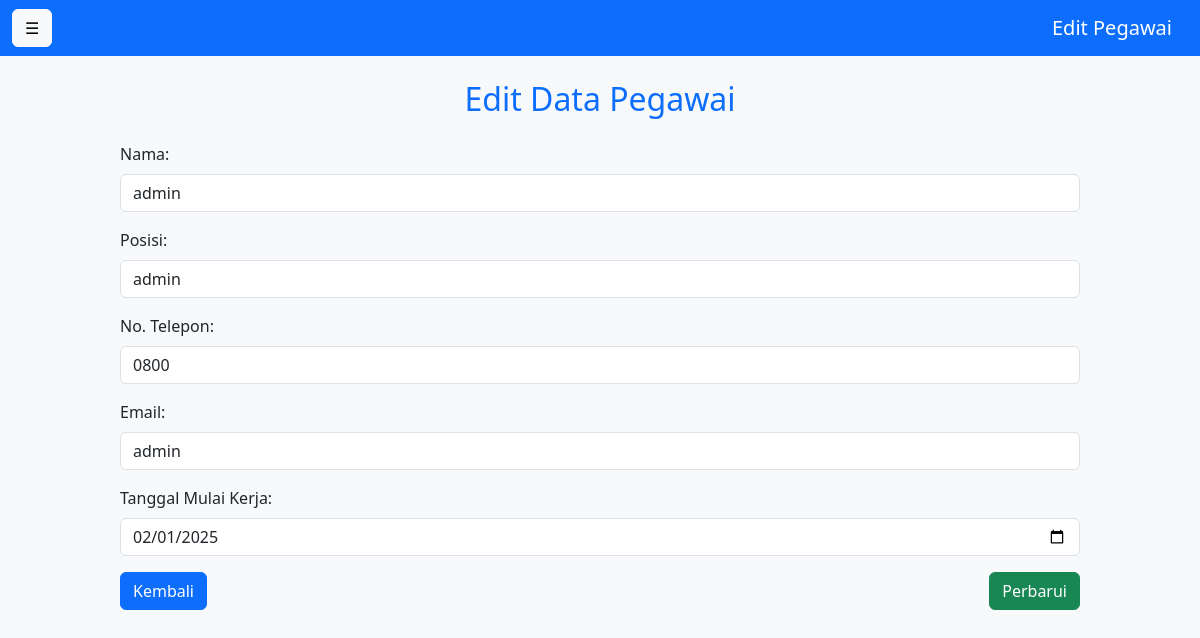
The app's page /pages/edit_employee.php?employee_id=2 with its own data.
### tables this page shows
CREATE TABLE `employees` (
  `employee_id` int(11) NOT NULL,
  `name` varchar(100) NOT NULL,
  `position` varchar(50) NOT NULL,
  `phone` varchar(15) DEFAULT NULL,
  `email` varchar(100) DEFAULT NULL,
  `hire_date` date NOT NULL
);

### pages/edit_employee.php (the view, shortened to what this page needs)
<?php
include '../config.php';
if (isset($_GET['employee_id'])) {
    $employee_id = $_GET['employee_id'];
    $query = "SELECT * FROM employees WHERE employee_id = ?";
    $stmt = $conn->prepare($query);
    $stmt->bind_param("i", $employee_id);
    $stmt->execute();
    $result = $stmt->get_result();
    $employee = $result->fetch_assoc();
} else {
    die("ID pegawai tidak ditemukan!");
}
?>
<!DOCTYPE html>
<html lang="id">
<head>
    <link href="https://cdn.jsdelivr.net/npm/bootstrap@5.3.0/dist/css/bootstrap.min.css" rel="stylesheet">
    <link rel="stylesheet" href="../assets/css/style.css">
</head>
<body>
    <nav class="navbar navbar-expand-lg navbar-dark bg-primary">
        <div class="container-fluid">
            <button class="btn btn-light me-3" id="toggleSidebar">☰</button>
            <a class="navbar-brand" href="#">Edit Pegawai</a>
        </div>
    </nav>
    <div class="content" id="mainContent">
        <h2 class="text-center text-primary my-4">Edit Data Pegawai</h2>
        <div class="table-container" style="width: 80%; margin: 0 auto;">
            <form action="../actions/update_employee.php" method="POST">
                <div class="mb-3">
                    <label for="name" class="form-label">Nama:</label>
                    <input type="text" name="name" class="form-control" value="<?= $employee['name']; ?>" required>
                </div>
                <div class="mb-3">
                    <label for="position" class="form-label">Posisi:</label>
                    <input type="text" name="position" class="form-control" value="<?= $employee['position']; ?>" required>
                </div>
                <div class="mb-3">
                    <label for="phone" class="form-label">No. Telepon:</label>
                    <input type="text" name="phone" class="form-control" value="<?= $employee['phone']; ?>">
                </div>
                <div class="mb-3">
                    <label for="email" class="form-label">Email:</label>
                    <input type="email" name="email" class="form-control" value="<?= $employee['email']; ?>">
                </div>
                <div class="mb-3">
                    <label for="hire_date" class="form-label">Tanggal Mulai Kerja:</label>
                    <input type="date" name="hire_date" class="form-control" value="<?= $employee['hire_date']; ?>" required>
                </div>
                <div class="d-flex justify-content-between mb-3">
                    <a href="employees.php" class="btn btn-primary">Kembali</a>
                    <button type="submit" class="btn btn-success">Perbarui</button>
                </div>
            </form>
        </div>
    </div>
</body>
</html>

### assets/css/style.css (style rules this page uses)
body { background-color: #f8f9fa; }
.content { transition: margin-left 0.3s ease-in-out; }

### records on screen
employees: name "admin", position "admin", phone "0800", email "admin", hire_date "02/01/2025"
